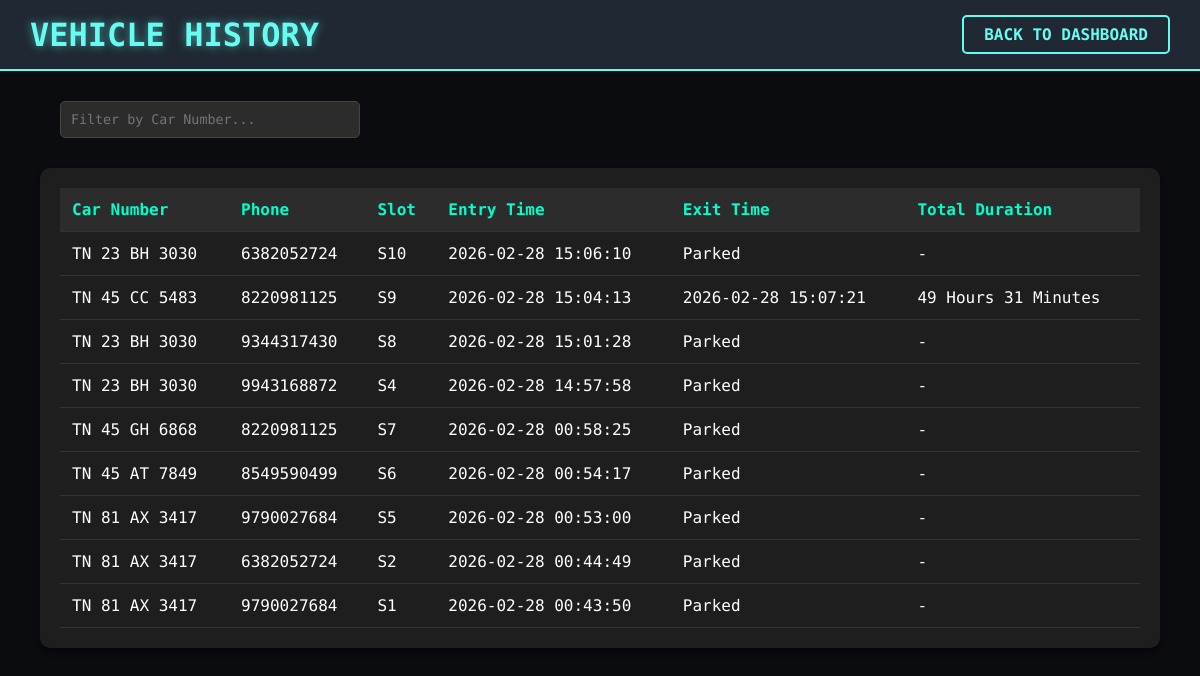
The page /vehicles (signed in) on the database its author committed.
### tables this page shows
CREATE TABLE vehicle_logs (
                id INTEGER PRIMARY KEY AUTOINCREMENT,
                car_number TEXT,
                phone_number TEXT,
                slot_id TEXT,
                entry_time TEXT,
                exit_time TEXT,
                total_duration TEXT
            );

### app.py (the view)
    def wrap(*args, **kwargs):
        if 'logged_in' in session:
            return f(*args, **kwargs)
        else:
            return redirect(url_for('admin_login'))

### app.py (called while the page is built)
def get_db():
    if 'db' not in g:
        g.db = sqlite3.connect(DATABASE)
        g.db.row_factory = sqlite3.Row
    return g.db

@app.teardown_appcontext
def close_connection(exception):
    db = g.pop('db', None)
    if db is not None:
        db.close()

def login_required(f):
    def wrap(*args, **kwargs):
        if 'logged_in' in session:
            return f(*args, **kwargs)
        else:
            return redirect(url_for('admin_login'))
    wrap.__name__ = f.__name__
    return wrap

@app.route('/vehicles')
@login_required
def vehicle_history():
    db = get_db()
    cursor = db.cursor()
    cursor.execute("SELECT * FROM vehicle_logs ORDER BY id DESC")
    logs = cursor.fetchall()
    return render_template('vehicles.html', logs=logs)

### templates/vehicles.html (shortened to what this page needs)
<!DOCTYPE html>
<html lang="en">
<head>
    <link rel="stylesheet" href="{{ url_for('static', filename='style.css') }}">
</head>
<body>
    <div class="top-nav">
        <h1>VEHICLE HISTORY</h1>
        <a href="{{ url_for('dashboard') }}" class="led-btn nav-btn">Back to Dashboard</a>
    </div>
    <div class="filter-container">
        <input type="text" id="searchInput" onkeyup="filterTable()" placeholder="Filter by Car Number...">
    </div>
    <div class="table-container">
        <table id="historyTable">
            <thead>
                <tr>
                    <th>Car Number</th>
                    <th>Phone</th>
                    <th>Slot</th>
                    <th>Entry Time</th>
                    <th>Exit Time</th>
                    <th>Total Duration</th>
                </tr>
            </thead>
            <tbody>
                {% for log in logs %}
                <tr>
                    <td>{{ log.car_number }}</td>
                    <td>{{ log.phone_number }}</td>
                    <td>{{ log.slot_id }}</td>
                    <td>{{ log.entry_time }}</td>
                    <td>{{ log.exit_time or 'Parked' }}</td>
                    <td>{{ log.total_duration or '-' }}</td>
                </tr>
                {% else %}
                <tr>
                    <td colspan="6" style="text-align: center;">No history available.</td>
                </tr>
                {% endfor %}
            </tbody>
        </table>
    </div>
</body>
</html>

### static/style.css (style rules this page uses)
:root { --bg-color: #0b0c10; --card-bg: #1f2833; --text-color: #c5c6c7; --accent: #66fcf1; --accent-dark: #45a29e; --vacant: #28a745; --reserved: #ffc107; --occupied: #dc3545; }
body { margin: 0; padding: 0; background-color: var(--bg-color); color: var(--text-color); font-family: 'Share Tech Mono', monospace; }
h1, h2, h3 { color: var(--accent); text-shadow: 0 0 10px var(--accent-dark); margin-top: 0; }
input { width: 100%; padding: 12px; margin: 10px 0; box-sizing: border-box; background: #000; border: 1px solid var(--accent-dark); color: var(--accent); font-family: 'Share Tech Mono', monospace; border-radius: 5px; }
.led-btn { width: 100%; padding: 12px; background: transparent; color: var(--accent); border: 2px solid var(--accent); border-radius: 5px; cursor: pointer; font-family: 'Share Tech Mono', monospace; font-weight: bold; font-size: 16px; text-transform: uppercase; transition: 0.3s; display: inline-block; text-align: center; box-sizing: border-box; text-decoration: none; }
.top-nav { background-color: var(--card-bg); padding: 15px 30px; display: flex; justify-content: space-between; align-items: center; border-bottom: 2px solid var(--accent); }
.top-nav h1 { margin: 0; }
.nav-btn { width: auto; padding: 8px 20px; margin-left: 10px; }

### templates/vehicles.html (style rules this page uses)
.table-container { width: 90%; margin: 20px auto; background: #1e1e1e; padding: 20px; border-radius: 10px; box-shadow: 0 4px 6px rgba(0, 0, 0, 0.5); max-height: 70vh; overflow-y: auto; }
table { width: 100%; border-collapse: collapse; color: #fff; }
th, td { padding: 12px; text-align: left; border-bottom: 1px solid #333; }
th { background-color: #2c2c2c; color: #00ffcc; position: sticky; top: 0; }
.filter-container { width: 90%; margin: 20px auto 0; display: flex; justify-content: space-between; align-items: center; }
.filter-container input { padding: 10px; border-radius: 5px; border: 1px solid #444; background: #2c2c2c; color: #fff; width: 300px; }

### rows shown on the page
vehicle_logs: car_number "TN 23 BH 3030", phone_number "6382052724", slot_id "S10", entry_time "2026-02-28 15:06:10", exit_time "Parked", total_duration "-"
vehicle_logs: car_number "TN 45 CC 5483", phone_number "8220981125", slot_id "S9", entry_time "2026-02-28 15:04:13", exit_time "2026-02-28 15:07:21", total_duration "49 Hours 31 Minutes"
vehicle_logs: car_number "TN 23 BH 3030", phone_number "9344317430", slot_id "S8", entry_time "2026-02-28 15:01:28", exit_time "Parked", total_duration "-"
vehicle_logs: car_number "TN 23 BH 3030", phone_number "9943168872", slot_id "S4", entry_time "2026-02-28 14:57:58", exit_time "Parked", total_duration "-"
vehicle_logs: car_number "TN 45 GH 6868", phone_number "8220981125", slot_id "S7", entry_time "2026-02-28 00:58:25", exit_time "Parked", total_duration "-"
vehicle_logs: car_number "TN 45 AT 7849", phone_number "8549590499", slot_id "S6", entry_time "2026-02-28 00:54:17", exit_time "Parked", total_duration "-"
vehicle_logs: car_number "TN 81 AX 3417", phone_number "9790027684", slot_id "S5", entry_time "2026-02-28 00:53:00", exit_time "Parked", total_duration "-"
vehicle_logs: car_number "TN 81 AX 3417", phone_number "6382052724", slot_id "S2", entry_time "2026-02-28 00:44:49", exit_time "Parked", total_duration "-"
vehicle_logs: car_number "TN 81 AX 3417", phone_number "9790027684", slot_id "S1", entry_time "2026-02-28 00:43:50", exit_time "Parked", total_duration "-"
